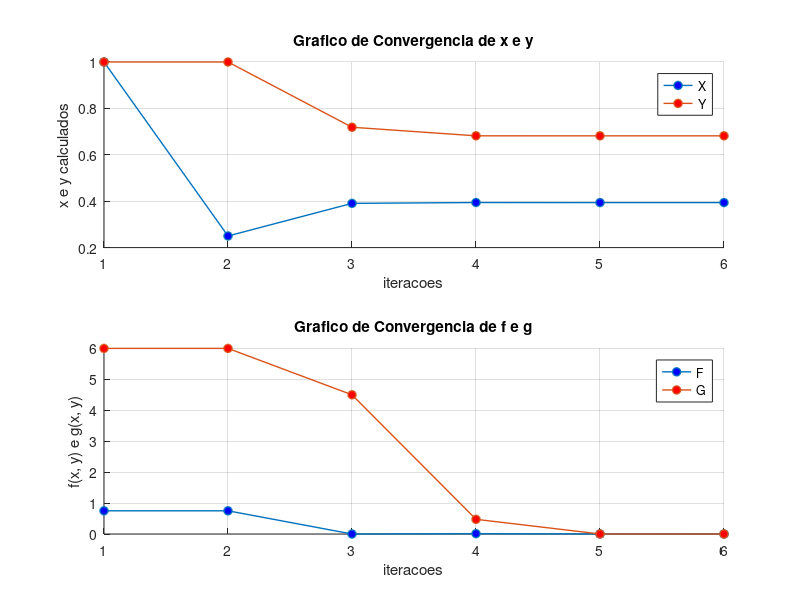

The MATLAB source for this figure:
function List2Exercise4
  x0 = [1, 1];
  x0 = x0';
  max = 1000;
  tol = 1e-5;
  [dadosX, dadosFx] = newthonRaphsonMethod(x0, max, tol);
for i = 1:length(dadosX)
  printf('Iteração %d:\n', i);
  printf('  Raiz de X: %.6f  ', dadosX(i, 1));
  printf('Raiz de Y: %.6f\n', dadosX(i, 2));
  printf('  f(x, y): %.6f  ', dadosFx(i, 1));
  printf('g(x, y): %.6f\n\n', dadosFx(i, 2));
endfor

  plotaGrafico(dadosX, dadosFx);

end

function fxy = f(x0)
  x = x0(1);
  y = x0(2);
  fxy = x + y - sqrt(y) -0.25;
end

function gxy = g(x0)
  x = x0(1);
  y = x0(2);
  gxy = 8 .* x .^2 + 16 .*y - 8 .*x .*y - 10;
end

function dfx = dfx()
  dfx = 1;
end

function dfxy = dfy(x0)
  y = x0(2);
  dfxy = 1 - 1 / (2 .* sqrt(y));
end

function dgxy = dgx(x0)
  x = x0(1);
  y = x0(2);
  dgxy = 16 .* x - 8 .* y;
end

function dgxy = dgy(x0)
  x = x0(1);
  dgxy = 16 - 8 .* x;
end

function jacobianoInverso = j(x0)
 matrix = [dfx(), dfy(x0); dgx(x0), dgy(x0)];
 jacobianoInverso = matrix^(-1);
end

function [dadosX, dadosFx] = newthonRaphsonMethod(x00, maxI, tol)
  x0 = x00;
  dadosX =  zeros(maxI + 1, length(x0));
  dadosFx = zeros(maxI + 1, 2);
  dadosX (1, :) = x0;
  dadosFx(1, :) = [f(x0), g(x0)];
  for i = 1: maxI
   fx0 = f(x0);
   gx0 = g(x0);
   vecF = [fx0; gx0];
   x1 = x0 - j(x0) * vecF;
   dadosX (i + 1, :)  = x1';
   dadosFx(i + 1,:) = [fx0, gx0];
   if max(abs(x0 - x1)) <= tol
      dadosX  =  dadosX(1: i + 1, :);
      dadosFx = dadosFx(1: i + 1, :);
      break
   endif
   x0 = x1;
  end

end

function plotaGrafico(dadosX, dadosFx)
  figure;
  i = 1: length(dadosX);
  subplot(2, 1, 1);
  hold on;
  plot(i, dadosX(:, 1), '-o', 'LineWidth', 1, 'MarkerFaceColor', 'b');
  plot(i, dadosX(:, 2), '-o', 'LineWidth', 1, 'MarkerFaceColor', 'r');
  xlabel('iteracoes');
  ylabel('x e y calculados');
  title('Grafico de Convergencia de x e y');
  legend('X', 'Y');
  grid on;
  hold off;

  subplot(2, 1, 2);
  hold on;
  plot(i, dadosFx(:, 1), '-o', 'LineWidth', 1, 'MarkerFaceColor', 'b');
  plot(i, dadosFx(:, 2), '-o', 'LineWidth', 1, 'MarkerFaceColor', 'r');
  xlabel('iteracoes');
  ylabel('f(x, y) e g(x, y)');
  title('Grafico de Convergencia de f e g');
  legend('F', 'G');
  grid on;
  hold off;
end
